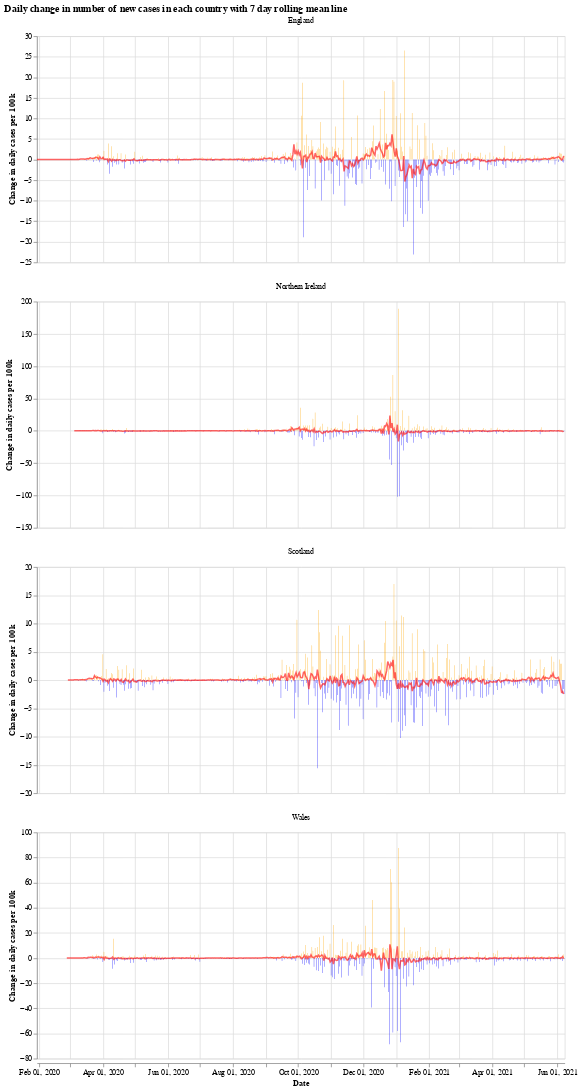

The cell this chart's notebook holds for it:
### Markdown cell above
We will use the Python library `Altair` for visualising the data, see the [altair docs](https://altair-viz.github.io/) for more information.

First we have a graph which shows the daily change in the number of new cases for each country. This number jumps up and down all over the place, which is likely due to delay in reporting of new cases over the weekend. Another interesting thing is that it looks like the daily cases in Wales experienced a much shorter period of calm over the summer (calm in the sense of daily cases not jumping up and down).

The orange bars are days when the number of new cases (per 100k population) was more than the previous day, while the blue are days when the number of new cases dropped. The red line is the 7 day moving average. 

When the moving average line is below 0, it means that there is a consistent drop in new cases. We can see this clearly happening around the times that lockdowns were introduced (though, to varying degrees). I will update the graphs soon with a marker of when each lockdown started.

### Code cell
# collapse
import altair as alt

bars = alt.Chart(uk_cases).mark_bar().encode(
    x=alt.X("yearmonthdate(date):T", axis=alt.Axis(title='Date')),
    y=alt.Y("casesChangeRate:Q", axis=alt.Axis(title='Change in daily cases per 100k')),
    tooltip='casesChange',
    color=alt.condition(
        alt.datum.casesChangeRate > 0,
        alt.value("orange"),  # The positive color
        alt.value("blue")  # The negative color
    )
).properties(title='Daily change in number of new cases with 7 day rolling mean',width=700).interactive()

line = alt.Chart(uk_cases).mark_line(
    color='red',
    size=2,
    opacity=0.6
).transform_window(
    rolling_mean='mean(casesChangeRate)',
    frame=[0, 7],
    groupby=['areaName']
).encode(
    x='yearmonthdate(date):T',
    y='rolling_mean:Q'
)

alt.layer(bars, line, data=uk_cases).facet(alt.Column(
    'areaName', title=''), columns=1).resolve_scale(y='independent').properties(title='Daily change in number of new cases in each country with 7 day rolling mean line')

### Figure 1 — Vega-Lite specification as saved in the notebook (floating-point values rounded to 4 significant figures; data arrays with more than 128 entries replaced by an {"elided": "..."} marker saying what was removed)
{"config": {"view": {"continuousWidth": 400, "continuousHeight": 300}}, "data": {"name": "data-0ec79770af4eea62be6cd8df7c0a1789"}, "facet": {"type": "nominal", "field": "areaName", "title": ""}, "spec": {"layer": [{"mark": "bar", "encoding": {"color": {"condition": {"value": "orange", "test": "(datum.casesChangeRate > 0)"}, "value": "blue"}, "tooltip": {"type": "quantitative", "field": "casesChange"}, "x": {"type": "temporal", "axis": {"title": "Date"}, "field": "date", "timeUnit": "yearmonthdate"}, "y": {"type": "quantitative", "axis": {"title": "Change in daily cases per 100k"}, "field": "casesChangeRate"}}, "selection": {"selector001": {"type": "interval", "bind": "scales", "encodings": ["x", "y"]}}, "title": "Daily change in number of new cases with 7 day rolling mean", "width": 700}, {"mark": {"type": "line", "color": "red", "opacity": 0.6, "size": 2}, "encoding": {"x": {"type": "temporal", "field": "date", "timeUnit": "yearmonthdate"}, "y": {"type": "quantitative", "field": "rolling_mean"}}, "transform": [{"window": [{"op": "mean", "field": "casesChangeRate", "as": "rolling_mean"}], "frame": [0, 7], "groupby": ["areaName"]}]}]}, "columns": 1, "resolve": {"scale": {"y": "independent"}}, "title": "Daily change in number of new cases in each country with 7 day rolling mean line", "$schema": "https://vega.github.io/schema/vega-lite/v4.8.1.json", "datasets": {"data-0ec79770af4eea62be6cd8df7c0a1789": {"elided": "1888 records"}}}
